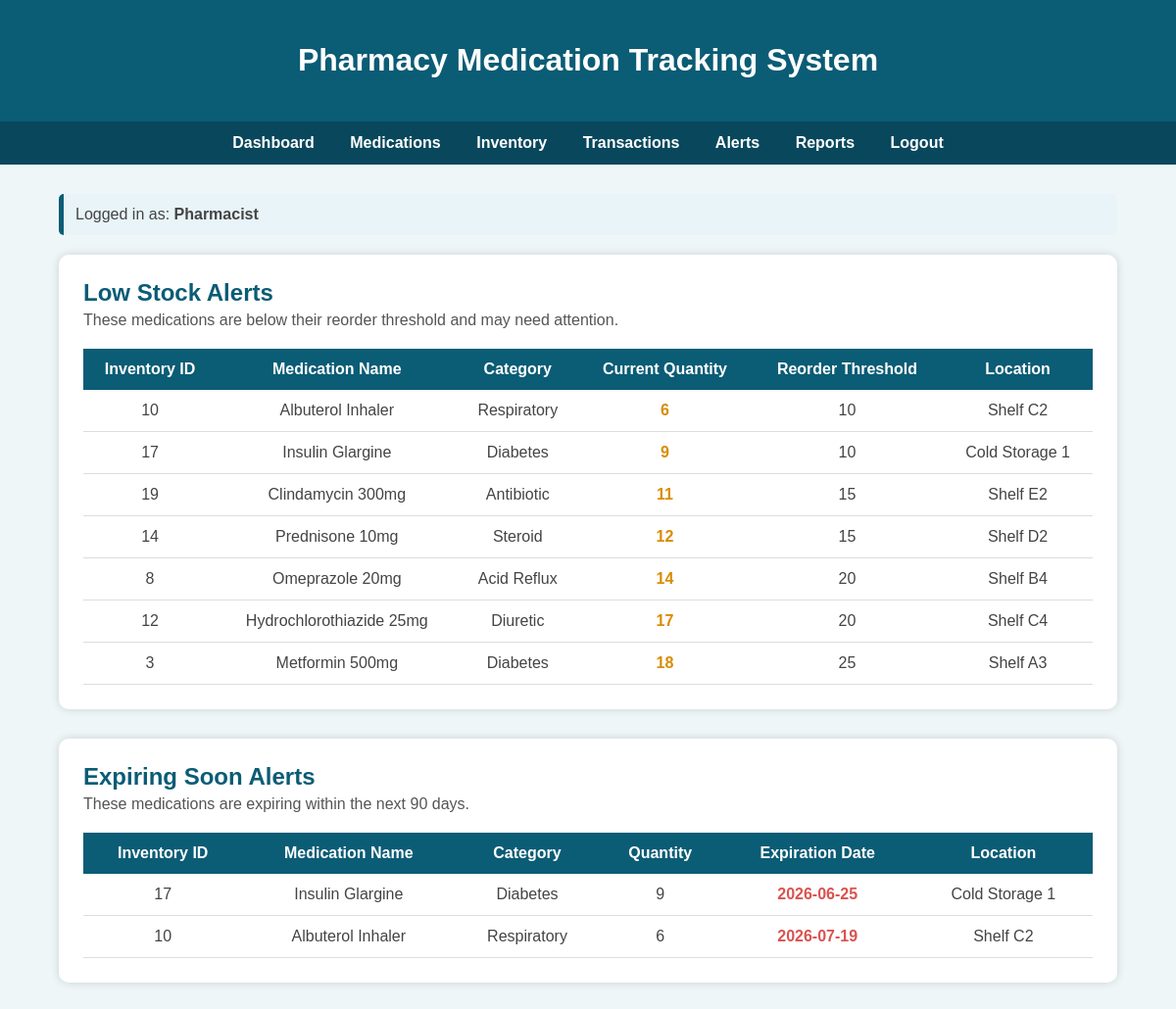
The app's page /alerts.php (signed in) with its own data.
### tables this page shows
CREATE TABLE `inventory` (
  `inventory_id` int NOT NULL AUTO_INCREMENT,
  `medication_id` int NOT NULL,
  `quantity` int NOT NULL DEFAULT '0',
  `expiration_date` date DEFAULT NULL,
  `location` varchar(100) DEFAULT NULL,
  `last_updated` datetime DEFAULT CURRENT_TIMESTAMP ON UPDATE CURRENT_TIMESTAMP,
  PRIMARY KEY (`inventory_id`),
  KEY `fk_inventory_medication` (`medication_id`),
  CONSTRAINT `fk_inventory_medication` FOREIGN KEY (`medication_id`) REFERENCES `medications` (`medication_id`) ON DELETE CASCADE ON UPDATE CASCADE
);

CREATE TABLE `medications` (
  `medication_id` int NOT NULL AUTO_INCREMENT,
  `medication_name` varchar(100) NOT NULL,
  `category` varchar(50) DEFAULT NULL,
  `description` text,
  `reorder_threshold` int NOT NULL DEFAULT '20',
  `supplier_id` int DEFAULT NULL,
  PRIMARY KEY (`medication_id`),
  KEY `fk_medications_supplier` (`supplier_id`),
  CONSTRAINT `fk_medications_supplier` FOREIGN KEY (`supplier_id`) REFERENCES `suppliers` (`supplier_id`) ON DELETE SET NULL ON UPDATE CASCADE
);

### alerts.php (the view, shortened to what this page needs)
<?php
include "db_connect.php";
$lowStockSql = "SELECT
                    i.inventory_id,
                    m.medication_name,
                    m.category,
                    i.quantity,
                    m.reorder_threshold,
                    i.location
                FROM inventory i
                JOIN medications m
                    ON i.medication_id = m.medication_id
                WHERE i.quantity < m.reorder_threshold
                ORDER BY i.quantity ASC";
$lowStockResult = $conn->query($lowStockSql);
$expiringSoonSql = "SELECT
                        i.inventory_id,
                        m.medication_name,
                        m.category,
                        i.quantity,
                        i.expiration_date,
                        i.location
                    FROM inventory i
                    JOIN medications m
                        ON i.medication_id = m.medication_id
                    WHERE i.expiration_date <= DATE_ADD(CURDATE(), INTERVAL 90 DAY)
                    ORDER BY i.expiration_date ASC";
$expiringSoonResult = $conn->query($expiringSoonSql);
?>
<!DOCTYPE html>
<html>
<head>
</head>
<body>
    <div class="header">
        <h1>Pharmacy Medication Tracking System</h1>
    </div>
    <div class="nav">
        <a href="dashboard.php">Dashboard</a>
        <a href="medications.php">Medications</a>
        <a href="inventory.php">Inventory</a>
        <a href="transactions.php">Transactions</a>
        <a href="alerts.php">Alerts</a>
		<?php if ($_SESSION['role'] != 'Technician') { ?>
			<a href="reports.php">Reports</a>
		<?php } ?>
        <a href="logout.php">Logout</a>
    </div>
    <div class="container">
        <div class="role-note">
            Logged in as: <strong><?php echo $_SESSION['role']; ?></strong>
        </div>
        <div class="section-box">
            <h2 class="page-title">Low Stock Alerts</h2>
            <p class="description">
                These medications are below their reorder threshold and may need attention.
            </p>
            <?php if ($lowStockResult->num_rows > 0) { ?>
                <table>
                    <tr>
                        <th>Inventory ID</th>
                        <th>Medication Name</th>
                        <th>Category</th>
                        <th>Current Quantity</th>
                        <th>Reorder Threshold</th>
                        <th>Location</th>
                    </tr>
                    <?php while ($row = $lowStockResult->fetch_assoc()) { ?>
                        <tr>
                            <td><?php echo $row['inventory_id']; ?></td>
                            <td><?php echo $row['medication_name']; ?></td>
                            <td><?php echo $row['category']; ?></td>
                            <td class="alert-low"><?php echo $row['quantity']; ?></td>
                            <td><?php echo $row['reorder_threshold']; ?></td>
                            <td><?php echo $row['location']; ?></td>
                        </tr>
                    <?php } ?>
                </table>
            <?php } else { ?>
                <p class="empty-message">No low-stock medications found.</p>
            <?php } ?>
        </div>
        <div class="section-box">
            <h2 class="page-title">Expiring Soon Alerts</h2>
            <p class="description">
                These medications are expiring within the next 90 days.
            </p>
            <?php if ($expiringSoonResult->num_rows > 0) { ?>
                <table>
                    <tr>
                        <th>Inventory ID</th>
                        <th>Medication Name</th>
                        <th>Category</th>
                        <th>Quantity</th>
                        <th>Expiration Date</th>
                        <th>Location</th>
                    </tr>
                    <?php while ($row = $expiringSoonResult->fetch_assoc()) { ?>
                        <tr>
                            <td><?php echo $row['inventory_id']; ?></td>
                            <td><?php echo $row['medication_name']; ?></td>
                            <td><?php echo $row['category']; ?></td>
                            <td><?php echo $row['quantity']; ?></td>
                            <td class="alert-expire"><?php echo $row['expiration_date']; ?></td>
                            <td><?php echo $row['location']; ?></td>
                        </tr>
                    <?php } ?>
                </table>
            <?php } else { ?>
                <p class="empty-message">No medications are expiring within the next 90 days.</p>
            <?php } ?>
        </div>
    </div>
</body>
</html>

### alerts.php (style rules this page uses)
body { margin: 0; font-family: Arial, sans-serif; background-color: #eef6f8; }
.header { background-color: #0b5c75; color: white; padding: 22px; text-align: center; }
.nav { background-color: #08475c; padding: 13px; text-align: center; }
.nav a { color: white; text-decoration: none; margin: 0 16px; font-weight: bold; }
.container { width: 90%; margin: 30px auto; }
.section-box { background-color: white; padding: 25px; border-radius: 10px; box-shadow: 0px 0px 10px rgba(0,0,0,0.15); margin-bottom: 30px; }
.page-title { color: #0b5c75; margin-top: 0; margin-bottom: 5px; }
.description { color: #555; margin-top: 0; margin-bottom: 20px; }
.role-note { margin-bottom: 20px; background-color: #e8f4f8; padding: 12px; border-left: 5px solid #0b5c75; color: #444; border-radius: 5px; }
table { width: 100%; border-collapse: collapse; margin-top: 15px; }
th { background-color: #0b5c75; color: white; padding: 12px; }
td { padding: 12px; text-align: center; border-bottom: 1px solid #ddd; color: #444; }
.alert-low { color: #d98c00; font-weight: bold; }
.alert-expire { color: #d9534f; font-weight: bold; }

### records on screen
inventory: inventory_id "10", medication.medication_name "Albuterol Inhaler", medication.category "Respiratory", quantity "6", medication.reorder_threshold "10", location "Shelf C2", expiration_date "2026-07-19"
inventory: inventory_id "17", medication.medication_name "Insulin Glargine", medication.category "Diabetes", quantity "9", medication.reorder_threshold "10", location "Cold Storage 1", expiration_date "2026-06-25"
inventory: inventory_id "19", medication.medication_name "Clindamycin 300mg", medication.category "Antibiotic", quantity "11", medication.reorder_threshold "15", location "Shelf E2"
inventory: inventory_id "14", medication.medication_name "Prednisone 10mg", medication.category "Steroid", quantity "12", medication.reorder_threshold "15", location "Shelf D2"
inventory: inventory_id "8", medication.medication_name "Omeprazole 20mg", medication.category "Acid Reflux", quantity "14", medication.reorder_threshold "20", location "Shelf B4"
inventory: inventory_id "12", medication.medication_name "Hydrochlorothiazide 25mg", medication.category "Diuretic", quantity "17", medication.reorder_threshold "20", location "Shelf C4"
inventory: inventory_id "3", medication.medication_name "Metformin 500mg", medication.category "Diabetes", quantity "18", medication.reorder_threshold "25", location "Shelf A3"

### other values on screen
$_SESSION['role'] "Pharmacist"
